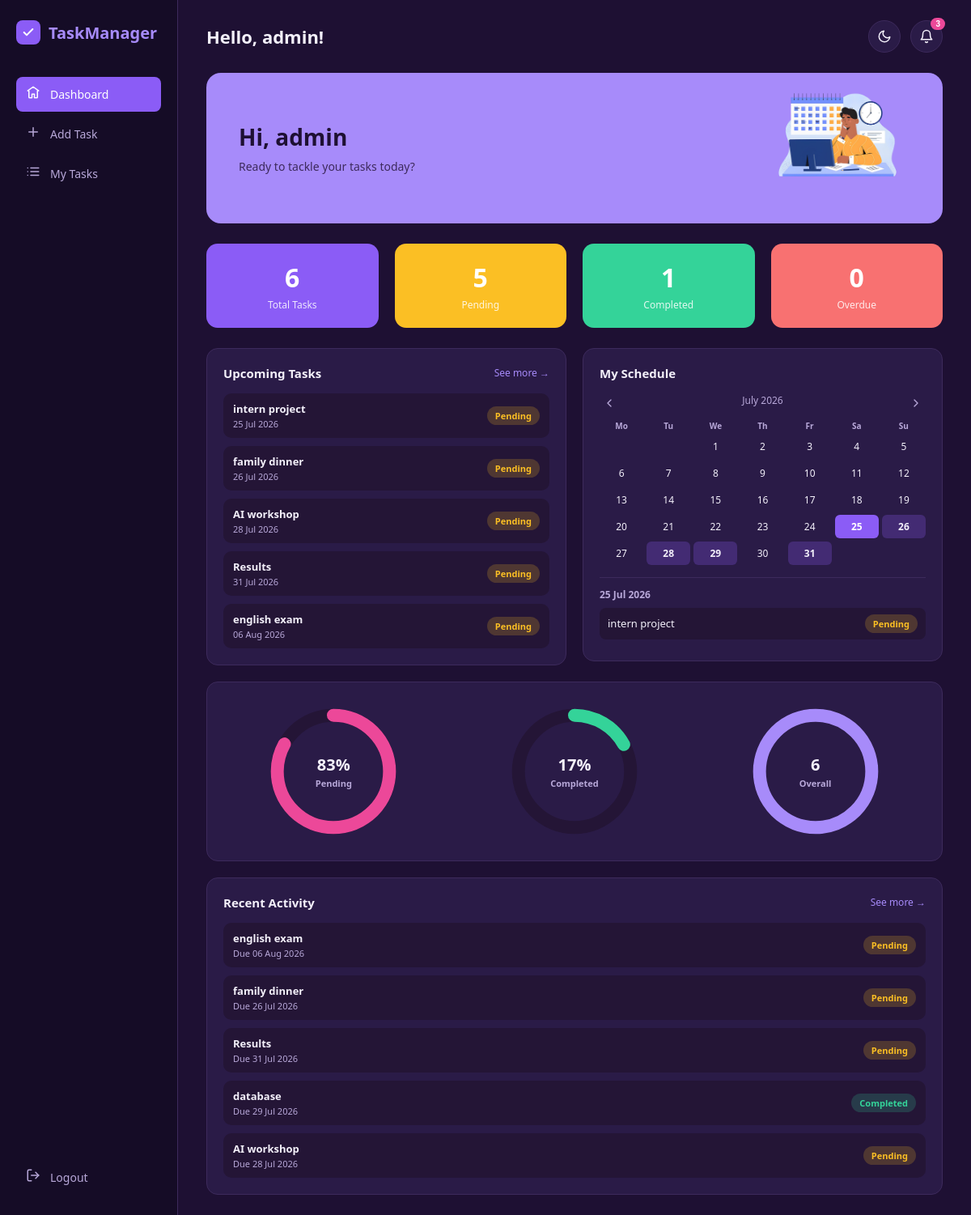
/dashboard.php (signed in), run on the app's committed database.
### tables this page shows
CREATE TABLE `tasks` (
  `id` int(11) NOT NULL,
  `user_id` int(11) NOT NULL DEFAULT 1,
  `title` varchar(150) NOT NULL,
  `description` text DEFAULT NULL,
  `due_date` date DEFAULT NULL,
  `status` enum('Pending','Completed') DEFAULT 'Pending',
  `created_at` timestamp NOT NULL DEFAULT current_timestamp()
);

### dashboard.php (the view, shortened to what this page needs)
<?php $activePage = 'dashboard'; ?>
<?php include 'includes/header.php'; ?>
<?php
$todayStr = date('Y-m-d');
$totalStmt = $conn->prepare("SELECT COUNT(*) FROM tasks WHERE user_id = :user_id");
$totalStmt->execute([':user_id' => $_SESSION['user_id']]);
$totalCount = (int)$totalStmt->fetchColumn();
$completedStmt = $conn->prepare("SELECT COUNT(*) FROM tasks WHERE status = 'Completed' AND user_id = :user_id");
$completedStmt->execute([':user_id' => $_SESSION['user_id']]);
$completedCountAll = (int)$completedStmt->fetchColumn();
$pendingCountAll = $totalCount - $completedCountAll;
$overdueStmt = $conn->prepare("SELECT COUNT(*) FROM tasks WHERE status = 'Pending' AND due_date < :today AND user_id = :user_id");
$overdueStmt->execute([':today' => $todayStr, ':user_id' => $_SESSION['user_id']]);
$overdueCount = (int)$overdueStmt->fetchColumn();
?>
<div class="hero-banner">
    <div class="hero-banner-text">
        <h1>Hi, <?php echo htmlspecialchars($_SESSION['username']); ?></h1>
        <p>Ready to tackle your tasks today?</p>
    </div>
    <div class="hero-banner-image">
        <img src="/task_manager/assets/img/banner-img.png" alt="">
    </div>
</div>
<div class="stats-row">
    <div class="stat-card">
        <span class="stat-number"><?php echo $totalCount; ?></span>
        <span class="stat-label">Total Tasks</span>
    </div>
    <div class="stat-card stat-card-pending">
        <span class="stat-number"><?php echo $pendingCountAll; ?></span>
        <span class="stat-label">Pending</span>
    </div>
    <div class="stat-card stat-card-completed">
        <span class="stat-number"><?php echo $completedCountAll; ?></span>
        <span class="stat-label">Completed</span>
    </div>
    <div class="stat-card stat-card-overdue">
        <span class="stat-number"><?php echo $overdueCount; ?></span>
        <span class="stat-label">Overdue</span>
    </div>
</div>
<div class="dashboard-grid-top">
    <div class="card upcoming-tasks-card">
        <div class="card-header">
            <h3>Upcoming Tasks</h3>
            <a href="my_tasks.php" class="see-more">See more &rarr;</a>
        </div>
        <?php
        $upcomingStmt = $conn->prepare("SELECT * FROM tasks WHERE status = 'Pending' AND user_id = :user_id ORDER BY due_date ASC LIMIT 5");
        $upcomingStmt->bindParam(':user_id', $_SESSION['user_id']);
        $upcomingStmt->execute();
        $upcomingTasks = $upcomingStmt->fetchAll(PDO::FETCH_ASSOC);
        ?>
        <ul class="mini-task-list">
            <?php if (count($upcomingTasks) === 0): ?>
                <li class="empty-state">No upcoming tasks.</li>
            <?php else: ?>
                <?php foreach ($upcomingTasks as $task): ?>
                    <li class="mini-task-item">
                        <div class="mini-task-info">
                            <span class="mini-task-title"><?php echo htmlspecialchars($task['title']); ?></span>
                            <span class="mini-task-date"><?php echo date('d M Y', strtotime($task['due_date'])); ?></span>
                        </div>
                        <span class="status-badge status-pending">Pending</span>
                    </li>
                <?php endforeach; ?>
            <?php endif; ?>
        </ul>
    </div>
    <div class="card schedule-card">
        <div class="card-header">
            <h3>My Schedule</h3>
        </div>
        <?php
        $monthParam = $_GET['month'] ?? date('Y-m');
        $monthStart = new DateTime($monthParam . '-01');
        $monthLabel = $monthStart->format('F Y');
        $daysInMonth = (int)$monthStart->format('t');
        $firstWeekday = (int)$monthStart->format('N');
        $prevMonth = (clone $monthStart)->modify('-1 month')->format('Y-m');
        $nextMonth = (clone $monthStart)->modify('+1 month')->format('Y-m');
        ?>
        <?php
        $monthTasksStmt = $conn->prepare("SELECT * FROM tasks WHERE due_date BETWEEN :start AND :end AND user_id = :user_id ORDER BY due_date ASC");
        $monthTasksStmt->execute([
            ':start' => $monthStart->format('Y-m-01'),
            ':end'   => $monthStart->format('Y-m-t'),
            ':user_id' => $_SESSION['user_id']
        ]);
        $monthTasksRaw = $monthTasksStmt->fetchAll(PDO::FETCH_ASSOC);
        $tasksByDateMonth = [];
        foreach ($monthTasksRaw as $t) {
            $tasksByDateMonth[$t['due_date']][] = [
                'title' => $t['title'],
                'status' => $t['status']
            ];
        }
        ?>
        <div class="mini-calendar">
            <div class="calendar-month-nav">
                <a href="dashboard.php?month=<?php echo $prevMonth; ?>" class="calendar-nav-btn">
                    <svg width="16" height="16" viewBox="0 0 24 24" fill="none" stroke="currentColor" stroke-width="2" stroke-linecap="round" stroke-linejoin="round">
                        <polyline points="15 18 9 12 15 6"></polyline>
                    </svg>
                </a>
                <span class="calendar-month-label"><?php echo $monthLabel; ?></span>
                <a href="dashboard.php?month=<?php echo $nextMonth; ?>" class="calendar-nav-btn">
                    <svg width="16" height="16" viewBox="0 0 24 24" fill="none" stroke="currentColor" stroke-width="2" stroke-linecap="round" stroke-linejoin="round">
                        <polyline points="9 18 15 12 9 6"></polyline>
                    </svg>
                </a>
            </div>
            <div class="calendar-grid calendar-weekdays">
                <span>Mo</span><span>Tu</span><span>We</span><span>Th</span><span>Fr</span><span>Sa</span><span>Su</span>
            </div>
            <div class="calendar-grid">
                <?php for ($i = 1; $i < $firstWeekday; $i++): ?>
                    <span class="calendar-day empty"></span>
                <?php endfor; ?>
                <?php for ($day = 1; $day <= $daysInMonth; $day++):
                    $dateStr = $monthStart->format('Y-m-') . str_pad($day, 2, '0', STR_PAD_LEFT);
                    $hasTask = isset($tasksByDateMonth[$dateStr]);
                    $isToday = ($dateStr === $todayStr);
                ?>
                    <span class="calendar-day <?php echo $hasTask ? 'has-task' : ''; ?> <?php echo $isToday ? 'is-today' : ''; ?>"
                          onclick="showDayTasks('<?php echo $dateStr; ?>', this)">
                        <?php echo $day; ?>
                    </span>
                <?php endfor; ?>
            </div>
        </div>
        <div id="selectedDayTasks" class="selected-day-tasks"></div>
    </div>
</div>
<div class="card rings-card rings-card-horizontal">
    <?php
        $radius = 52;
        $circumference = 2 * M_PI * $radius;
        $pendingPercent = $totalCount > 0 ? round(($pendingCountAll / $totalCount) * 100) : 0;
        $completedPercent = $totalCount > 0 ? round(($completedCountAll / $totalCount) * 100) : 0;
        $pendingOffset = $circumference - ($circumference * $pendingPercent / 100);
        $completedOffset = $circumference - ($circumference * $completedPercent / 100);
        ?>
        <div class="progress-ring-item">
            <svg class="progress-ring-svg" viewBox="0 0 120 120">
                <circle class="ring-bg" cx="60" cy="60" r="<?php echo $radius; ?>"></circle>
                <circle class="ring-fill" cx="60" cy="60" r="<?php echo $radius; ?>"
                        stroke="var(--accent-pink)"
                        stroke-dasharray="<?php echo $circumference; ?>"
                        stroke-dashoffset="<?php echo $pendingOffset; ?>"></circle>
            </svg>
            <div class="progress-ring-center">
                <span class="progress-ring-value"><?php echo $pendingPercent; ?>%</span>
                <span class="progress-ring-label">Pending</span>
            </div>
        </div>
        <div class="progress-ring-item">
            <svg class="progress-ring-svg" viewBox="0 0 120 120">
                <circle class="ring-bg" cx="60" cy="60" r="<?php echo $radius; ?>"></circle>
                <circle class="ring-fill" cx="60" cy="60" r="<?php echo $radius; ?>"
                        stroke="var(--accent-green)"
                        stroke-dasharray="<?php echo $circumference; ?>"
                        stroke-dashoffset="<?php echo $completedOffset; ?>"></circle>
            </svg>
            <div class="progress-ring-center">
                <span class="progress-ring-value"><?php echo $completedPercent; ?>%</span>
                <span class="progress-ring-label">Completed</span>
            </div>
        </div>
        <div class="progress-ring-item">
            <svg class="progress-ring-svg" viewBox="0 0 120 120">
                <circle class="ring-bg" cx="60" cy="60" r="<?php echo $radius; ?>"></circle>
                <circle class="ring-fill" cx="60" cy="60" r="<?php echo $radius; ?>"
                        stroke="var(--accent-purple-light)"
                        stroke-dasharray="<?php echo $circumference; ?>"
                        stroke-dashoffset="0"></circle>
            </svg>
            <div class="progress-ring-center">
                <span class="progress-ring-value"><?php echo $totalCount; ?></span>
                <span class="progress-ring-label">Overall</span>
            </div>
        </div>
    </div>
<div class="card recent-activity-card">
    <div class="card-header">
        <h3>Recent Activity</h3>
        <a href="my_tasks.php" class="see-more">See more &rarr;</a>
    </div>
    <?php
    $recentStmt = $conn->prepare("SELECT * FROM tasks WHERE user_id = :user_id ORDER BY id DESC LIMIT 5");
    $recentStmt->execute([':user_id' => $_SESSION['user_id']]);
    $recentTasks = $recentStmt->fetchAll(PDO::FETCH_ASSOC);
    ?>
    <ul class="mini-task-list">
        <?php if (count($recentTasks) === 0): ?>
            <li class="empty-state">No tasks yet.</li>
        <?php else: ?>
            <?php foreach ($recentTasks as $task): ?>
                <li class="mini-task-item">
                    <div class="mini-task-info">
                        <span class="mini-task-title"><?php echo htmlspecialchars($task['title']); ?></span>
                        <span class="mini-task-date">Due <?php echo date('d M Y', strtotime($task['due_date'])); ?></span>
                    </div>
                    <span class="status-badge <?php echo $task['status'] === 'Pending' ? 'status-pending' : 'status-completed'; ?>">
                        <?php echo htmlspecialchars($task['status']); ?>
                    </span>
                </li>
            <?php endforeach; ?>
        <?php endif; ?>
    </ul>
</div>
<?php include 'includes/footer.php'; ?>

### includes/header.php (shortened to what this page needs)
<?php
require_once __DIR__ . '/../config/db.php';
$dueSoonStmt = $conn->prepare("SELECT * FROM tasks WHERE status = 'Pending' AND due_date <= CURDATE() + INTERVAL 3 DAY AND user_id = :user_id ORDER BY due_date ASC");
$dueSoonStmt->bindParam(':user_id', $_SESSION['user_id']);
$dueSoonStmt->execute();
$dueSoonTasks = $dueSoonStmt->fetchAll(PDO::FETCH_ASSOC);
$dueSoonCount = count($dueSoonTasks);
?>
<!DOCTYPE html>
<html lang="en">
<head>
    <link rel="stylesheet" href="/task_manager/assets/css/style.css">
</head>
<body>
<div class="app-layout">
    <aside class="sidebar">
        <div class="sidebar-logo">
            <span class="logo-icon">
                <svg width="16" height="16" viewBox="0 0 24 24" fill="none" stroke="currentColor" stroke-width="3" stroke-linecap="round" stroke-linejoin="round">
                    <polyline points="20 6 9 17 4 12"></polyline>
                </svg>
            </span>
            <span class="logo-text">TaskManager</span>
        </div>
        <nav class="sidebar-nav">
            <a href="/task_manager/dashboard.php" class="sidebar-link <?php echo ($activePage ?? '') === 'dashboard' ? 'active' : ''; ?>">
                <span class="nav-icon">
                    <svg width="18" height="18" viewBox="0 0 24 24" fill="none" stroke="currentColor" stroke-width="2" stroke-linecap="round" stroke-linejoin="round">
                        <path d="M3 9.5 12 3l9 6.5"></path>
                        <path d="M5 10v10a1 1 0 0 0 1 1h4v-6h4v6h4a1 1 0 0 0 1-1V10"></path>
                    </svg>
                </span>
                Dashboard
            </a>
            <a href="/task_manager/add_task.php" class="sidebar-link <?php echo ($activePage ?? '') === 'add_task' ? 'active' : ''; ?>">
                <span class="nav-icon">
                    <svg width="18" height="18" viewBox="0 0 24 24" fill="none" stroke="currentColor" stroke-width="2" stroke-linecap="round" stroke-linejoin="round">
                        <line x1="12" y1="5" x2="12" y2="19"></line>
                        <line x1="5" y1="12" x2="19" y2="12"></line>
                    </svg>
                </span>
                Add Task
            </a>
            <a href="/task_manager/my_tasks.php" class="sidebar-link <?php echo ($activePage ?? '') === 'my_tasks' ? 'active' : ''; ?>">
                <span class="nav-icon">
                </span>
                My Tasks
            </a>
        </nav>
<a href="#" class="sidebar-logout" onclick="showLogoutModal(event)">
                    <span class="nav-icon">
                <svg width="18" height="18" viewBox="0 0 24 24" fill="none" stroke="currentColor" stroke-width="2" stroke-linecap="round" stroke-linejoin="round">
                    <path d="M9 21H5a2 2 0 0 1-2-2V5a2 2 0 0 1 2-2h4"></path>
                    <polyline points="16 17 21 12 16 7"></polyline>
                    <line x1="21" y1="12" x2="9" y2="12"></line>
                </svg>
            </span>
            Logout
        </a>
    </aside>
    <div class="main-content">
        <div class="topbar">
            <h2 class="greeting">Hello, <?php echo htmlspecialchars($_SESSION['username']); ?>!</h2>
            <div class="topbar-right">
                <button class="icon-btn" onclick="toggleDarkMode()" title="Toggle theme">
                    <svg width="18" height="18" viewBox="0 0 24 24" fill="none" stroke="currentColor" stroke-width="2" stroke-linecap="round" stroke-linejoin="round">
                        <path d="M21 12.79A9 9 0 1 1 11.21 3 7 7 0 0 0 21 12.79z"></path>
                    </svg>
                </button>
                <div class="notification-wrapper">
                    <button class="icon-btn notification-btn" onclick="toggleNotifications(event)" title="Tasks due soon">
                        <svg width="18" height="18" viewBox="0 0 24 24" fill="none" stroke="currentColor" stroke-width="2" stroke-linecap="round" stroke-linejoin="round">
                            <path d="M18 8a6 6 0 0 0-12 0c0 7-3 9-3 9h18s-3-2-3-9"></path>
                            <path d="M13.73 21a2 2 0 0 1-3.46 0"></path>
                        </svg>
                        <?php if ($dueSoonCount > 0): ?>
                            <span class="notif-badge"><?php echo $dueSoonCount; ?></span>
                        <?php endif; ?>
                    </button>
                </div>
            </div>
        </div>
        <div class="page-content">

### includes/footer.php (shortened to what this page needs)
  </div>
    </div>
</div>
</body>
</html>

### data on the page
tasks: title "intern project", due_date "25 Jul 2026"
tasks: title "family dinner", due_date "26 Jul 2026", status "Pending"
tasks: title "AI workshop", due_date "28 Jul 2026", status "Pending"
tasks: title "Results", due_date "31 Jul 2026", status "Pending"
tasks: title "english exam", due_date "06 Aug 2026", status "Pending"
tasks: title "database", due_date "29 Jul 2026", status "Completed"

### other printed values
$_SESSION['username'] "admin"
$dueSoonCount "3"
$totalCount "6"
$pendingCountAll "5"
$completedCountAll "1"
$overdueCount "0"
$pendingPercent "83"
$completedPercent "17"
